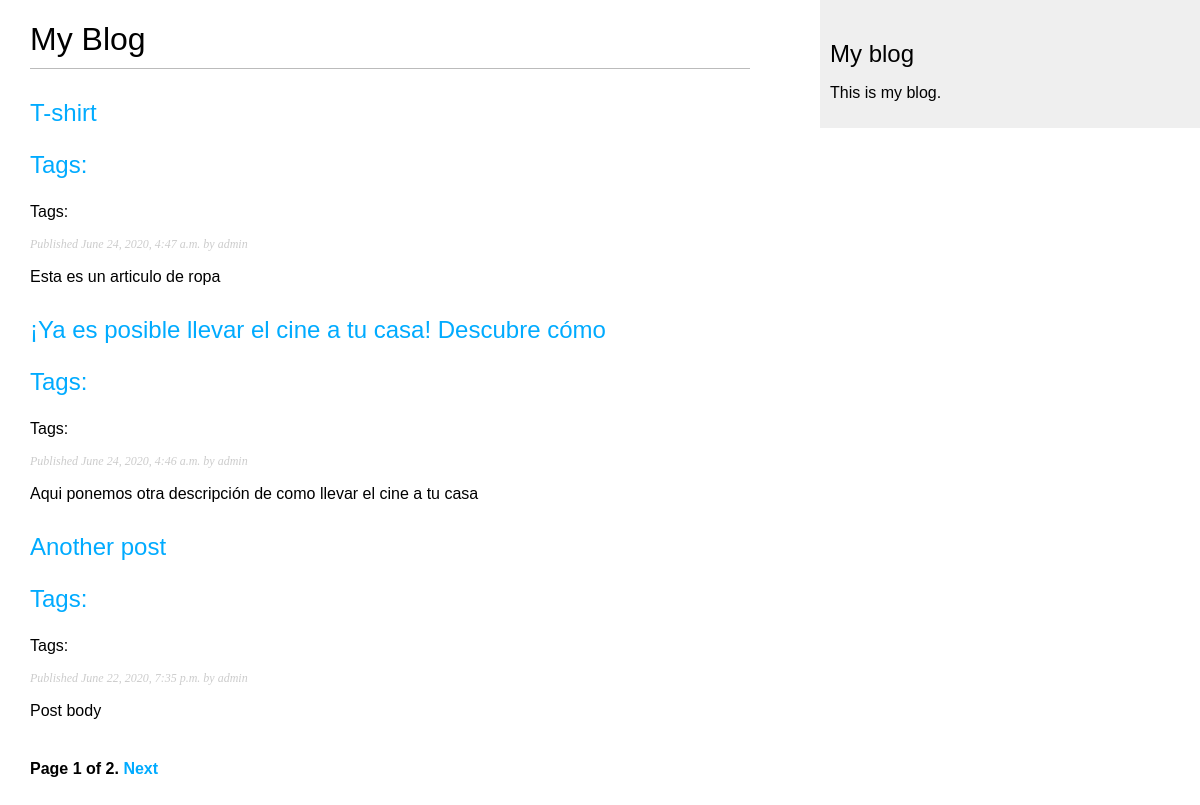
Screenshot of /blog/ with the database file from the repository.
### blog/models.py (models this page shows, shortened)
class Post(models.Model):
    STATUS_CHOICES = (
        ('draft', 'Draft'),
        ('published', 'Published')
    )
    title = models.CharField(max_length=250)
    slug = models.SlugField(max_length=250, unique_for_date='publish')
    author = models.ForeignKey(User, on_delete=models.CASCADE, related_name='blog_posts')
    body = models.TextField()
    publish = models.DateTimeField(default=timezone.now)
    created = models.DateTimeField(auto_now_add=True)
    updated = models.DateTimeField(auto_now=True)
    status = models.CharField(max_length=10, choices=STATUS_CHOICES, default='draft')
    objects = models.Manager()
    published = PublishedManager()
    tags = TaggableManager()
    class Meta:
        ordering = ('-publish',)
    def get_absolute_url(self):
        return reverse('blog:post_detail',
                        args=[self.publish.year,
                              self.publish.month,
                              self.publish.day,
                              self.slug])

### blog/views.py (the view)
# urls.py: path('', views.post_list, name='post_list'),
def post_list(request, tag_slug=None):
    object_list = Post.published.all()
    tag = None
    if tag_slug:
        tag = get_object_or_404(Tag, slug=tag_slug)
        object_list = object_list.filter(tags__in=[tag])
    paginator = Paginator(object_list, 3)
    page = request.GET.get('page')
    try:
        posts = paginator.page(page)
    except PageNotAnInteger:
        posts = paginator.page(1)
    except EmptyPage:
        posts = paginator.page(paginator.num_pages)
    return render(request, 'blog/post/list.html', {'page':page, 'posts':posts, 'tag':tag})

### blog/models.py (called while the page is built)
    def get_queryset(self):
        return super().get_queryset().filter(status='published')

### blog/templates/blog/post/list.html (shortened to what this page needs)
{% extends "blog/base.html" %}
{% block content %}
  <h1>My Blog</h1>
  {% for post in posts %}
    <h2>
      <a href="{{ post.get_absolute_url }}">
        {{ post.title }}
        <p class="tags">Tags: {{ post.tags.all|join:", " }}</p>
      </a>
    </h2>
    <p class="tags">
      Tags:
    </p>
    <p class="date">
      Published {{ post.publish }} by {{ post.author }}
    </p>
    {{ post.body|truncatewords:30|linebreaks }}
  {% endfor %}
  {% include "pagination.html" with page=posts %}
{% endblock %}

### blog/static/css/blog.css (style rules this page uses)
body { margin:0; padding:0; font-family:helvetica, sans-serif; }
a { color:#00abff; text-decoration:none; }
h1 { font-weight:normal; border-bottom:1px solid #bbb; padding:0 0 10px 0; }
h2 { font-weight:normal; margin:30px 0 0; }
p.date { color:#ccc; font-family: georgia, serif; font-size: 12px; font-style: italic; }

### rows the page displays
Post: title "T-shirt", publish "June 24, 2020, 4:47 a.m.", author "admin", body "Esta es un articulo de ropa"
Post: title "¡Ya es posible llevar el cine a tu casa! Descubre cómo", publish "June 24, 2020, 4:46 a.m.", author "admin", body "Aqui ponemos otra descripción de como llevar el cine a tu casa"
Post: title "Another post", publish "June 22, 2020, 7:35 p.m.", author "admin", body "Post body"

### other values shown
{{ page.number }} "1"
{{ page.paginator.num_pages }} "2"
